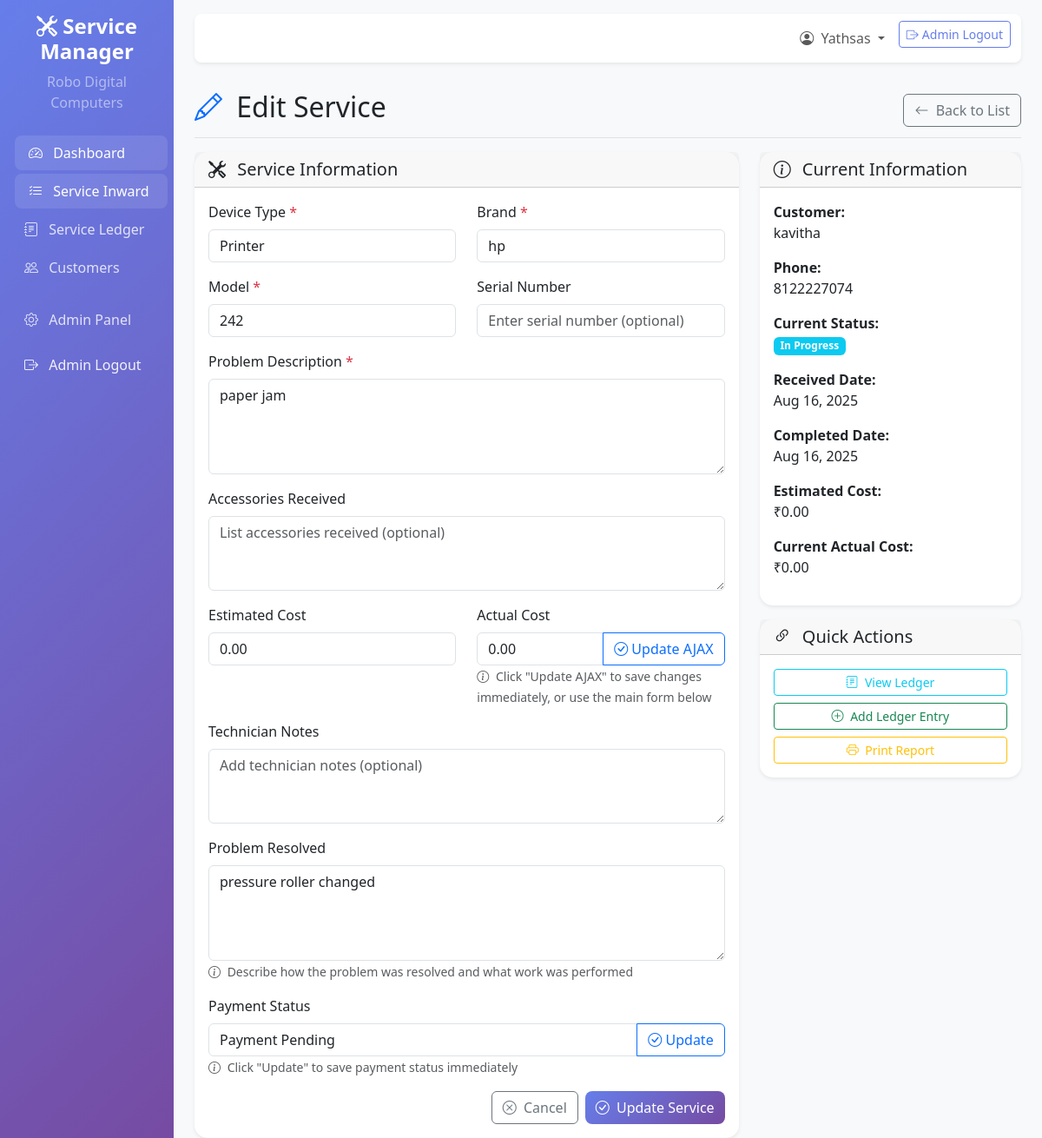
Page /services/inward/8/edit/ (signed in) on the earlier database version.
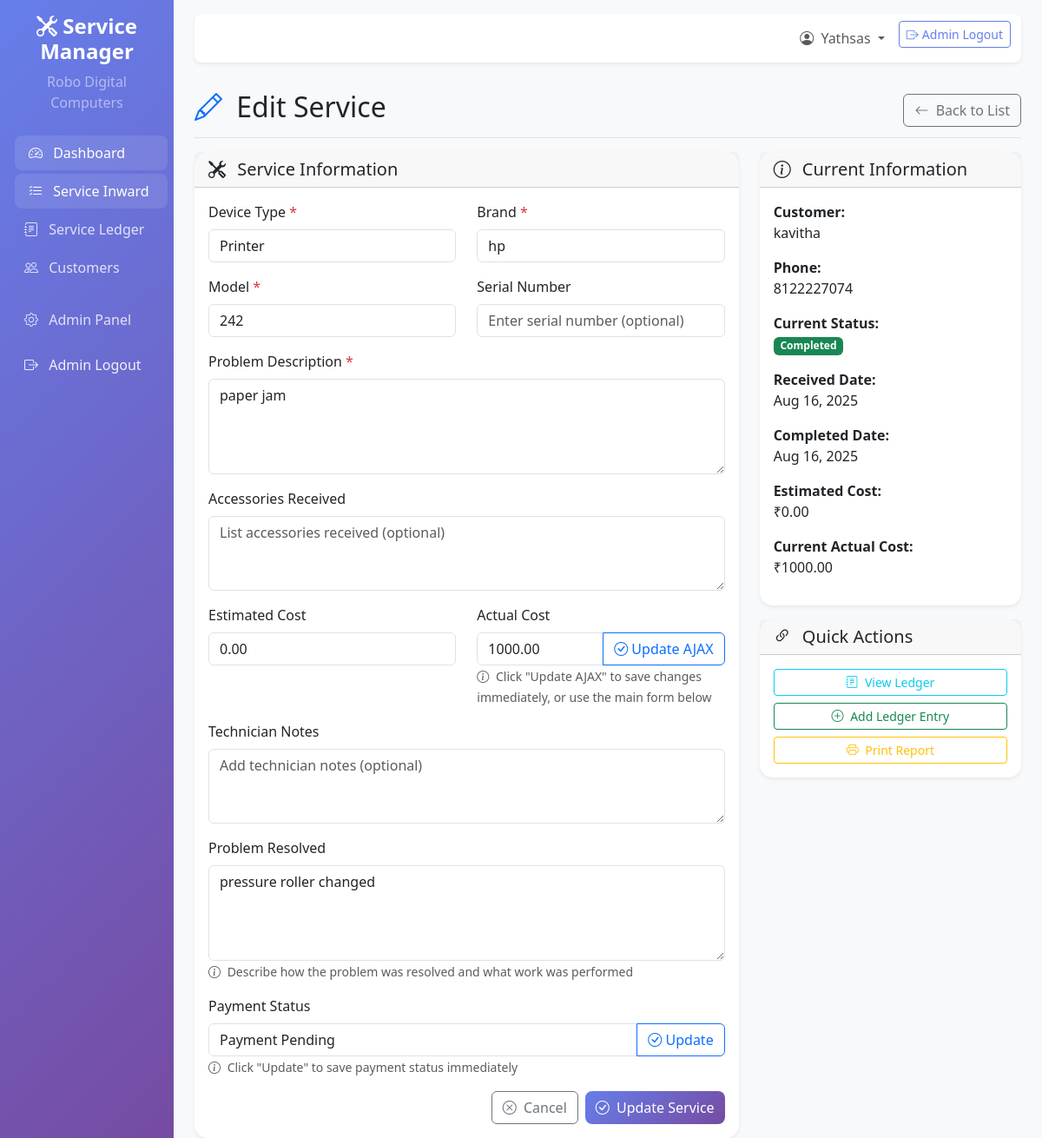
Same page on the later database version.
### services/models.py (models this page shows, shortened)
class ServiceItem(models.Model):
    DEVICE_TYPES = [
        ('laptop', 'Laptop'),
        ('desktop', 'Desktop'),
        ('printer', 'Printer'),
    ]
    STATUS_CHOICES = [
        ('pending', 'Pending'),
        ('in_progress', 'In Progress'),
        ('completed', 'Completed'),
        ('delivered', 'Delivered'),
        ('cancelled', 'Cancelled'),
    ]
    PAYMENT_STATUS_CHOICES = [
        ('pending', 'Payment Pending'),
        ('received', 'Payment Received'),
        ('partial', 'Partial Payment'),
    ]
    customer = models.ForeignKey(Customer, on_delete=models.CASCADE, related_name='service_items')
    device_type = models.CharField(max_length=20, choices=DEVICE_TYPES)
    brand = models.CharField(max_length=100)
    model = models.CharField(max_length=100)
    serial_number = models.CharField(max_length=100, blank=True, null=True)
    problem_description = models.TextField()
    accessories_received = models.TextField(blank=True, null=True)
    estimated_cost = models.DecimalField(max_digits=10, decimal_places=2, default=0.00)
    actual_cost = models.DecimalField(max_digits=10, decimal_places=2, default=0.00)
    status = models.CharField(max_length=20, choices=STATUS_CHOICES, default='pending')
    payment_status = models.CharField(max_length=20, choices=PAYMENT_STATUS_CHOICES, default='pending')
    received_date = models.DateTimeField(auto_now_add=True)
    completed_date = models.DateTimeField(blank=True, null=True)
    delivered_date = models.DateTimeField(blank=True, null=True)
    technician_notes = models.TextField(blank=True, null=True)
    problem_resolved = models.TextField(blank=True, null=True, help_text="Description of how the problem was resolved")
    created_at = models.DateTimeField(auto_now_add=True)
    updated_at = models.DateTimeField(auto_now=True)
    class Meta:
        ordering = ['-received_date']

class Customer(models.Model):
    name = models.CharField(max_length=200)
    phone = models.CharField(max_length=15)
    email = models.EmailField(blank=True, null=True)
    address = models.TextField()
    created_at = models.DateTimeField(auto_now_add=True)
    updated_at = models.DateTimeField(auto_now=True)
    class Meta:
        ordering = ['-created_at']

### services/views.py (the view)
# urls.py: path('inward/<int:service_id>/edit/', views.edit_service, name='edit_service'),
@login_required
def edit_service(request, service_id):
    service_item = get_object_or_404(ServiceItem, id=service_id)
    if request.method == 'POST':
        form = ServiceItemForm(request.POST, instance=service_item)
        if form.is_valid():
            actual_cost = request.POST.get('actual_cost', 0.00)
            try:
                actual_cost = float(actual_cost) if actual_cost else 0.00
            except ValueError:
                actual_cost = 0.00
            service_item = form.save(commit=False)
            service_item.actual_cost = actual_cost
            service_item.save()
            messages.success(request, 'Service updated successfully!')
            return redirect('services:service_inward_list')
    else:
        form = ServiceItemForm(instance=service_item)
        form.fields['actual_cost'] = forms.DecimalField(
            max_digits=10,
            decimal_places=2,
            required=False,
            initial=service_item.actual_cost,
            widget=forms.NumberInput(attrs={
                'class': 'form-control',
                'step': '0.01',
                'min': '0',
                'placeholder': '₹0.00'
            })
        )
    context = {
        'form': form,
        'service_item': service_item,
    }
    return render(request, 'services/edit_service.html', context)

### templates/services/edit_service.html (shortened to what the changed rows need)
{% extends 'base.html' %}
{% block content %}
<div class="d-flex justify-content-between flex-wrap flex-md-nowrap align-items-center pt-3 pb-2 mb-3 border-bottom">
    <h1 class="h2">
        <i class="bi bi-pencil text-primary me-2"></i>
        Edit Service
    </h1>
</div>
<div class="row">
    <div class="col-md-8">
        <div class="card">
            <div class="card-body">
                <form method="post" class="needs-validation" novalidate>
                    <div class="row">
                        <div class="col-md-6 mb-3">
                            <label for="{{ form.device_type.id_for_label }}" class="form-label">
                                Device Type <span class="text-danger">*</span>
                            </label>
                            {{ form.device_type }}
                        </div>
                        <div class="col-md-6 mb-3">
                            <label for="{{ form.brand.id_for_label }}" class="form-label">
                                Brand <span class="text-danger">*</span>
                            </label>
                            {{ form.brand }}
                        </div>
                    </div>
                    <div class="row">
                        <div class="col-md-6 mb-3">
                            <label for="{{ form.model.id_for_label }}" class="form-label">
                                Model <span class="text-danger">*</span>
                            </label>
                            {{ form.model }}
                        </div>
                        <div class="col-md-6 mb-3">
                            <label for="{{ form.serial_number.id_for_label }}" class="form-label">
                                Serial Number
                            </label>
                            {{ form.serial_number }}
                        </div>
                    </div>
                    <div class="mb-3">
                        <label for="{{ form.problem_description.id_for_label }}" class="form-label">
                            Problem Description <span class="text-danger">*</span>
                        </label>
                        {{ form.problem_description }}
                    </div>
                    <div class="mb-3">
                        <label for="{{ form.accessories_received.id_for_label }}" class="form-label">
                            Accessories Received
                        </label>
                        {{ form.accessories_received }}
                    </div>
                    <div class="row">
                        <div class="col-md-6 mb-3">
                            <label for="{{ form.estimated_cost.id_for_label }}" class="form-label">
                                Estimated Cost
                            </label>
                            {{ form.estimated_cost }}
                        </div>
                        <div class="col-md-6 mb-3">
                            <div class="input-group">
                                {{ form.actual_cost }}
                                <button type="button" class="btn btn-outline-primary"
                                        onclick="updateActualCost('{{ service_item.id }}', document.getElementById('{{ form.actual_cost.id_for_label }}'))">
                                    <i class="bi bi-check-circle"></i> Update AJAX
                                </button>
                            </div>
                        </div>
                    </div>
                    <div class="mb-3">
                        <label for="{{ form.technician_notes.id_for_label }}" class="form-label">
                            Technician Notes
                        </label>
                        {{ form.technician_notes }}
                    </div>
                    <div class="mb-3">
                        <label for="{{ form.problem_resolved.id_for_label }}" class="form-label">
                            Problem Resolved
                        </label>
                        {{ form.problem_resolved }}
                        <small class="form-text text-muted">
                            <i class="bi bi-info-circle me-1"></i>
                            Describe how the problem was resolved and what work was performed
                        </small>
                    </div>
                    <div class="mb-3">
                        <div class="input-group">
                            {{ form.payment_status }}
                            <button type="button" class="btn btn-outline-primary"
                                    onclick="updatePaymentStatus('{{ service_item.id }}', document.getElementById('{{ form.payment_status.id_for_label }}'))">
                                <i class="bi bi-check-circle"></i> Update
                            </button>
                        </div>
                    </div>
                </form>
            </div>
        </div>
    </div>
    <div class="col-md-4">
        <div class="card">
            <div class="card-body">
                <p><strong>Customer:</strong><br>{{ service_item.customer.name }}</p>
                <p><strong>Phone:</strong><br>{{ service_item.customer.phone }}</p>
                <p><strong>Current Status:</strong><br>
                    {% if service_item.status == 'pending' %}
                        <span class="badge bg-warning">Pending</span>
                    {% elif service_item.status == 'in_progress' %}
                        <span class="badge bg-info">In Progress</span>
                    {% elif service_item.status == 'completed' %}
                        <span class="badge bg-success">Completed</span>
                    {% elif service_item.status == 'delivered' %}
                        <span class="badge bg-primary">Delivered</span>
                    {% else %}
                        <span class="badge bg-danger">Cancelled</span>
                    {% endif %}
                </p>
                <p><strong>Received Date:</strong><br>{{ service_item.received_date|date:"M d, Y" }}</p>
                {% if service_item.completed_date %}
                <p><strong>Completed Date:</strong><br>{{ service_item.completed_date|date:"M d, Y" }}</p>
                {% endif %}
                <p><strong>Estimated Cost:</strong><br>₹{{ service_item.estimated_cost|floatformat:2 }}</p>
                <p><strong>Current Actual Cost:</strong><br>₹{{ service_item.actual_cost|floatformat:2 }}</p>
            </div>
        </div>
    </div>
</div>
{% endblock %}

Differences in the rows shown:
changed ServiceItem "Printer": actual_cost "0.00" → "1000.00"; status "in_progress" → "completed" (drawn)
Other differences:
text no longer shown: "In Progress"
text now shown: "Completed"
